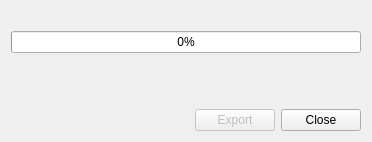
<?xml version="1.0" encoding="UTF-8"?>
<ui version="4.0">
 <class>Build</class>
 <widget class="QDialog" name="Build">
  <property name="geometry">
   <rect>
    <x>0</x>
    <y>0</y>
    <width>372</width>
    <height>142</height>
   </rect>
  </property>
  <property name="windowTitle">
   <string>Building Pack File...</string>
  </property>
  <layout class="QVBoxLayout" name="verticalLayout">
   <item>
    <widget class="QLabel" name="Message">
     <property name="text">
      <string/>
     </property>
    </widget>
   </item>
   <item>
    <widget class="QProgressBar" name="TotalProgress">
     <property name="value">
      <number>0</number>
     </property>
    </widget>
   </item>
   <item>
    <spacer name="verticalSpacer">
     <property name="orientation">
      <enum>Qt::Vertical</enum>
     </property>
     <property name="sizeHint" stdset="0">
      <size>
       <width>20</width>
       <height>90</height>
      </size>
     </property>
    </spacer>
   </item>
   <item>
    <layout class="QHBoxLayout" name="horizontalLayout">
     <item>
      <spacer name="horizontalSpacer">
       <property name="orientation">
        <enum>Qt::Horizontal</enum>
       </property>
       <property name="sizeHint" stdset="0">
        <size>
         <width>40</width>
         <height>20</height>
        </size>
       </property>
      </spacer>
     </item>
     <item>
      <widget class="QPushButton" name="Export">
       <property name="enabled">
        <bool>false</bool>
       </property>
       <property name="text">
        <string>Export</string>
       </property>
      </widget>
     </item>
     <item>
      <widget class="QPushButton" name="Close">
       <property name="text">
        <string>Close</string>
       </property>
      </widget>
     </item>
    </layout>
   </item>
  </layout>
 </widget>
 <resources/>
 <connections>
  <connection>
   <sender>Close</sender>
   <signal>clicked()</signal>
   <receiver>Build</receiver>
   <slot>reject()</slot>
   <hints>
    <hint type="sourcelabel">
     <x>324</x>
     <y>120</y>
    </hint>
    <hint type="destinationlabel">
     <x>185</x>
     <y>70</y>
    </hint>
   </hints>
  </connection>
 </connections>
</ui>
